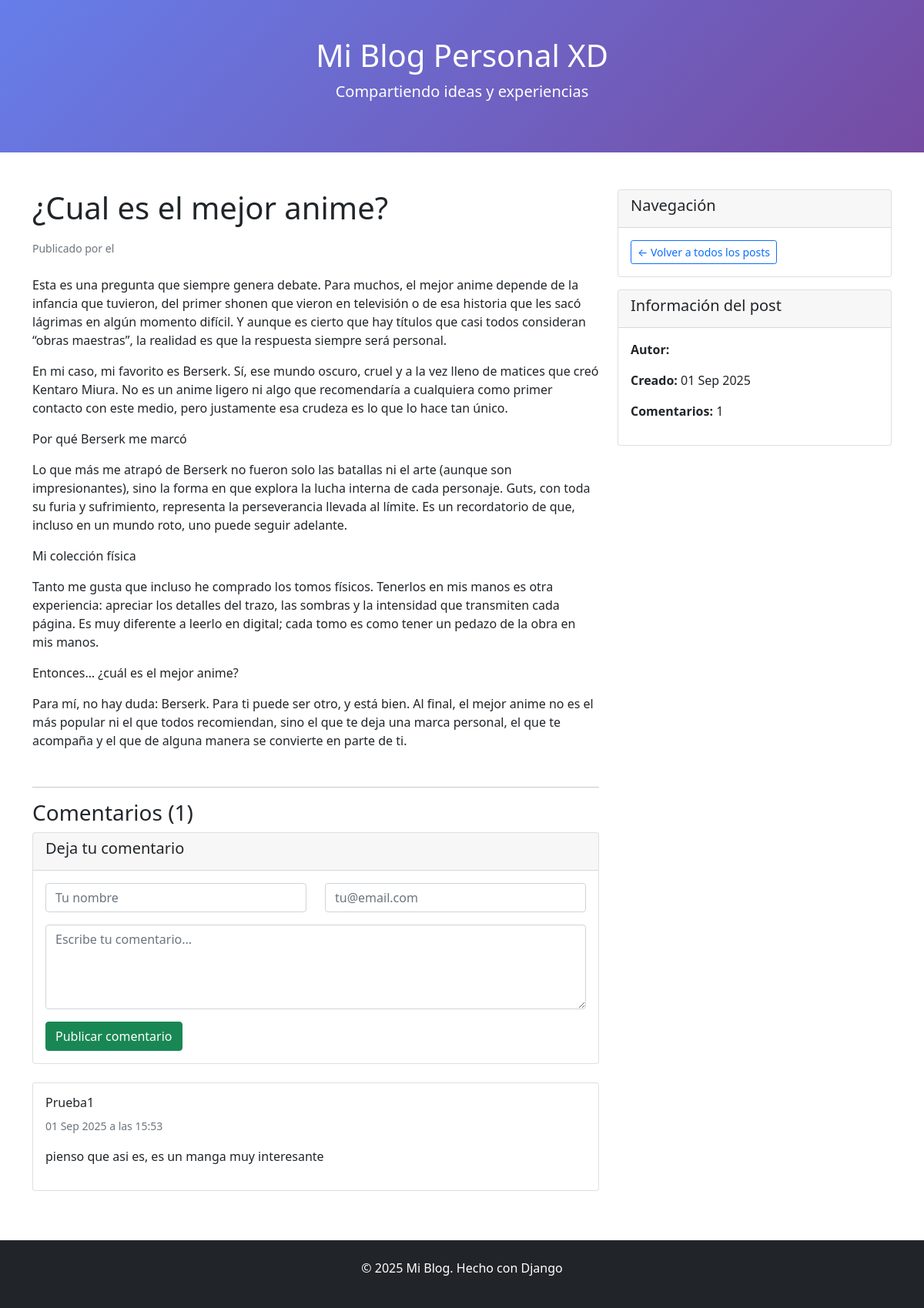
/post/cual-es-el-mejor-anime/, run on the app's committed database.
### blog/models.py (models this page shows, shortened)
class Post(models.Model):
    title = models.CharField(max_length=200, verbose_name='Título')
    slug = models.SlugField(max_length=200, unique=True)
    author = models.ForeignKey(User, on_delete=models.CASCADE, verbose_name='Autor')
    content = models.TextField(verbose_name='Contenido')
    created_date = models.DateTimeField(default=timezone.now, verbose_name='Fecha de creación')
    published_date = models.DateTimeField(blank=True, null=True, verbose_name='Fecha de publicación')
    published = models.BooleanField(default=False, verbose_name='Publicado')
    class Meta:
        ordering = ['-created_date']
        verbose_name = 'Post'
        verbose_name_plural = 'Posts'

class Comment(models.Model):
    post = models.ForeignKey(Post, on_delete=models.CASCADE, related_name='comments')
    name = models.CharField(max_length=100, verbose_name='Nombre')
    email = models.EmailField(verbose_name='Email')
    content = models.TextField(verbose_name='Comentario')
    created_date = models.DateTimeField(auto_now_add=True, verbose_name='Fecha')
    active = models.BooleanField(default=True, verbose_name='Activo')
    class Meta:
        ordering = ['created_date']
        verbose_name = 'Comentario'
        verbose_name_plural = 'Comentarios'

### blog/views.py (the view)
# urls.py: path('post/<slug:slug>/', views.post_detail, name='post_detail'),
def post_detail(request, slug):
    post = get_object_or_404(Post, slug=slug, published=True)
    comments = post.comments.filter(active=True)
    new_comment = None
    if request.method == 'POST':
        comment_form = CommentForm(data=request.POST)
        if comment_form.is_valid():
            new_comment = comment_form.save(commit=False)
            new_comment.post = post
            new_comment.save()
            messages.success(request, '¡Tu comentario ha sido añadido exitosamente!')
            return redirect('blog:post_detail', slug=post.slug)
    else:
        comment_form = CommentForm()
    return render(request, 'blog/post_detail.html', {
        'post': post,
        'comments': comments,
        'new_comment': new_comment,
        'comment_form': comment_form
    })

### blog/forms.py
class CommentForm(forms.ModelForm):
    class Meta:
        model = Comment
        fields = ('name', 'email', 'content')
        widgets = {
            'name': forms.TextInput(attrs={
                'class': 'form-control',
                'placeholder': 'Tu nombre'
            }),
            'email': forms.EmailInput(attrs={
                'class': 'form-control',
                'placeholder': 'tu@email.com'
            }),
            'content': forms.Textarea(attrs={
                'class': 'form-control',
                'rows': 4,
                'placeholder': 'Escribe tu comentario...'
            }),
        }
        labels = {
            'name': 'Nombre',
            'email': 'Email',
            'content': 'Comentario',
        }

### blog/templates/blog/post_detail.html (shortened to what this page needs)
{% extends 'base.html' %}
{% block content %}
<div class="row">
    <div class="col-md-8">
        <article class="mb-5">
            <h1 class="mb-3">{{ post.title }}</h1>
            <div class="text-muted mb-4">
                <small>
                    Publicado por <strong>{{ post.author.first_name }} {{ post.author.last_name }}</strong>
                    el {{ post.published_date|date:"d M Y \a \l\a\s H:i" }}
                </small>
            </div>
            <div class="post-content">
                {{ post.content|linebreaks }}
            </div>
        </article>
        <hr>
        <div class="comments-section">
            <h3>Comentarios ({{ comments.count }})</h3>
            <div class="card mb-4">
                <div class="card-header">
                    <h5>Deja tu comentario</h5>
                </div>
                <div class="card-body">
                    <form method="post">
                        <div class="row">
                            <div class="col-md-6 mb-3">
                                {{ comment_form.name }}
                            </div>
                            <div class="col-md-6 mb-3">
                                {{ comment_form.email }}
                            </div>
                        </div>
                        <div class="mb-3">
                            {{ comment_form.content }}
                        </div>
                        <button type="submit" class="btn btn-success">
                            Publicar comentario
                        </button>
                    </form>
                </div>
            </div>
            {% for comment in comments %}
                <div class="card mb-3">
                    <div class="card-body">
                        <div class="d-flex justify-content-between align-items-start">
                            <div>
                                <h6 class="card-title">{{ comment.name }}</h6>
                                <small class="text-muted">{{ comment.created_date|date:"d M Y \a \l\a\s H:i" }}</small>
                            </div>
                        </div>
                        <p class="card-text mt-2">{{ comment.content|linebreaks }}</p>
                    </div>
                </div>
            {% empty %}
                <div class="alert alert-info">
                    <p>No hay comentarios aún. ¡Sé el primero en comentar!</p>
                </div>
            {% endfor %}
        </div>
    </div>
    <div class="col-md-4">
        <div class="card mb-3">
            <div class="card-header">
                <h5>Navegación</h5>
            </div>
            <div class="card-body">
                <a href="{% url 'blog:post_list' %}" class="btn btn-outline-primary btn-sm">
                    ← Volver a todos los posts
                </a>
            </div>
        </div>
        <div class="card">
            <div class="card-header">
                <h5>Información del post</h5>
            </div>
            <div class="card-body">
                <p><strong>Autor:</strong> {{ post.author.first_name }} {{ post.author.last_name }}</p>
                <p><strong>Creado:</strong> {{ post.created_date|date:"d M Y" }}</p>
                <p><strong>Comentarios:</strong> {{ comments.count }}</p>
            </div>
        </div>
    </div>
</div>
{% endblock %}

### data on the page
Post: title "¿Cual es el mejor anime?", content "Esta es una pregunta que siempre genera debate. Para muchos, el mejor anime depende de la infancia que tuvieron, del primer shonen que vieron en televisión o de esa historia que les sacó lágrimas en algún momento difícil. Y aunque es cierto que hay títulos que casi todos consideran “obras maestras”, la realidad es que la respuesta siempre será personal. En mi caso, mi favorito es Berserk. Sí, ese mundo oscuro, cruel y a la vez lleno de matices que creó Kentaro Miura. No es un anime ligero ni algo que recomendaría a cualquiera como primer contacto con este medio, pero justamente esa crudeza es lo que lo hace tan único. Por qué Berserk me marcó Lo que más me atrapó de Berserk no fueron solo…", created_date "01 Sep 2025"
Comment: name "Prueba1", created_date "01 Sep 2025 a las 15:53", content "pienso que asi es, es un manga muy interesante"

### other printed values
{{ comments.count }} "1"
